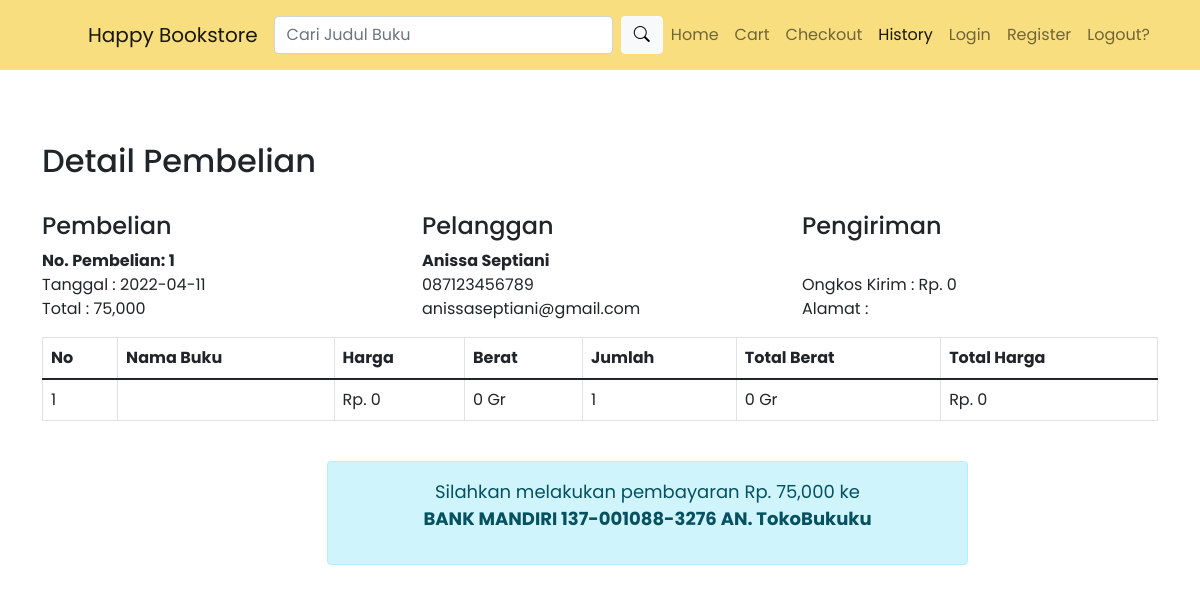
The page /nota.php?id=1 (signed in) on the database its author committed.
### tables this page shows
CREATE TABLE `pembelian` (
  `id_pembelian` int(11) NOT NULL,
  `id_pelanggan` int(11) NOT NULL,
  `id_ongkir` int(11) NOT NULL,
  `tanggal_pembelian` date NOT NULL,
  `total_pembelian` int(11) NOT NULL,
  `nama_kota` varchar(100) NOT NULL,
  `tarif` int(11) NOT NULL,
  `alamat` text NOT NULL,
  `status_pembelian` varchar(100) NOT NULL DEFAULT 'pending',
  `resi_pengiriman` varchar(50) NOT NULL
);

CREATE TABLE `pelanggan` (
  `id_pelanggan` int(11) NOT NULL,
  `email_pelanggan` varchar(100) NOT NULL,
  `password_pelanggan` varchar(50) NOT NULL,
  `nama_pelanggan` varchar(50) NOT NULL,
  `telepon_pelanggan` varchar(25) NOT NULL,
  `alamat` text NOT NULL
);

CREATE TABLE `pembelian_buku` (
  `id_pembelian_buku` int(11) NOT NULL,
  `id_pembelian` int(11) NOT NULL,
  `id_buku` int(11) NOT NULL,
  `jumlah` int(11) NOT NULL,
  `nama` varchar(100) NOT NULL,
  `harga` int(11) NOT NULL,
  `berat` int(11) NOT NULL,
  `total_berat` int(11) NOT NULL,
  `total_harga` int(11) NOT NULL
);

### nota.php (the view, shortened to what this page needs)
<?php
include 'koneksi.php';
?>
<!doctype html>
<html lang="en">
  <head>
    <link href="https://cdn.jsdelivr.net/npm/bootstrap@5.1.3/dist/css/bootstrap.min.css" rel="stylesheet">
    <link rel="stylesheet" href="admin/assets/css/style.css">
    <link rel="stylesheet" href="https://cdn.jsdelivr.net/npm/bootstrap-icons@1.8.1/font/bootstrap-icons.css">
  </head>
  <body>
    <nav class="navbar navbar-expand-lg navbar-light sticky-top" style="background-color: #F8DE7E; font-family: Poppins, sans-serif;">
        <div class="container">
          <a class="navbar-brand" href="index.php">
          />Happy Bookstore</a>
          <br>
          <div class="collapse navbar-collapse" id="navbarSupportedContent">
            <form action="pencarian.php" method="GET" class="d-flex ms-auto my-2">
              <input class="form-control me-2" type="search" placeholder="Cari Judul Buku" aria-label="Search" name="keyword">
              <button class="btn btn-light" type="submit"><i class="bi bi-search"></i></button>
            </form>
            <ul class="navbar-nav ms-auto mb-3 mb-lg-0">
              <li class="nav-item">
                <a class="nav-link" href="index.php">Home</a>
              </li>
              <li class="nav-item">
                <a class="nav-link" href="keranjang.php">Cart</a>
              </li>
              <li class="nav-item">
                <a class="nav-link" href="checkout.php">Checkout</a>
              </li>
              <li class="nav-item">
                <a class="nav-link active" aria-current="page" href="riwayat.php">History</a>
              </li>
              <li class="nav-item">
                <a class="nav-link" href="login.php">Login</a>
              </li>
              <li class="nav-item">
                <a class="nav-link" href="daftar.php">Register</a>
              </li>
              <li class="nav-item">
                <a class="nav-link" href="logout.php">Logout?</a>
              </li>
            </ul>
          </div>
        </div>
      </nav>
    <br>
    <section class="content" style="font-family: Poppins, sans-serif;">
      <div class="container mt-5">
        <h2>Detail Pembelian</h2>
        <?php
        $ambil = $koneksi->query("SELECT * FROM pembelian JOIN pelanggan
            ON pembelian.id_pelanggan=pelanggan.id_pelanggan
            WHERE pembelian.id_pembelian= '$_GET[id]'");
        $detail = $ambil->fetch_assoc();
        ?>
        <br>
        <div class="row">
            <div class="col-md-4">
                <h4>Pembelian</h4>
                <strong>No. Pembelian: <?php echo $detail['id_pembelian'] ?></strong><br>
                Tanggal : <?php echo $detail['tanggal_pembelian']; ?><br>
                Total : <?php echo number_format($detail['total_pembelian']) ?>
            </div>
                <div class="col-md-4">
                    <h4>Pelanggan</h4>
                    <strong><?php echo $detail['nama_pelanggan']; ?></strong> <br>
                    <p>
                        <?php echo $detail['telepon_pelanggan']; ?> <br>
                        <?php echo $detail['email_pelanggan']; ?>
                    </p>
                </div>
                <div class="col-md-4">
                    <h4>Pengiriman</h4>
                    <strong><?php echo $detail['nama_kota'] ?></strong><br>
                    Ongkos Kirim : Rp. <?php echo number_format($detail['tarif']); ?><br>
                    Alamat : <?php echo $detail['alamat'] ?>
                </div>
        </div>
        <table class="table table-bordered" style="background-color: #ffffff;">
            <thead>
                <tr>
                    <th>No</th>
                    <th>Nama Buku</th>
                    <th>Harga</th>
                    <th>Berat</th>
                    <th>Jumlah</th>
                    <th>Total Berat</th>
                    <th>Total Harga</th>
                </tr>
            </thead>
            <tbody>
                <?php
                $nomor = 1;
                ?>
                <?php
                $ambil=$koneksi->query("SELECT * FROM pembelian_buku WHERE id_pembelian='$_GET[id]'");
                ?>
                <?php
                while($pecah=$ambil->fetch_assoc()){
                ?>
                <tr>
                    <td><?php echo $nomor; ?></td>
                    <td><?php echo $pecah['nama']; ?></td>
                    <td>Rp. <?php echo number_format($pecah['harga']); ?></td>
                    <td><?php echo $pecah['berat']; ?> Gr</td>
                    <td><?php echo $pecah['jumlah']; ?></td>
                    <td><?php echo $pecah['total_berat']; ?> Gr</td>
                    <td>Rp. <?php echo number_format($pecah['total_harga']); ?></td>
                </tr>
                <?php
                $nomor++;
                ?>
                <?php
                }
                ?>
            </tbody>
        </table>
            <div class="row text-center">
                <div class="col-md-7 offset-3 mt-4">
                    <div class="alert alert-info">
                        <p style="font-size: 18px;">
                            Silahkan melakukan pembayaran Rp. <?php echo number_format($detail['total_pembelian']); ?> ke <br>
                            <strong>BANK MANDIRI 137-001088-3276 AN. TokoBukuku</strong>
                        </p>
                    </div>
                </div>
            </div>
      </div>
    </section>
  </body>
</html>

### rows shown on the page
pembelian: id_pembelian "1", tanggal_pembelian "2022-04-11", total_pembelian "75,000", id_pelanggan.nama_pelanggan "Anissa Septiani", id_pelanggan.telepon_pelanggan "087123456789", id_pelanggan.email_pelanggan "anissaseptiani@gmail.com", tarif "0"
pembelian_buku: harga "0", berat "0", jumlah "1", total_berat "0", total_harga "0"
